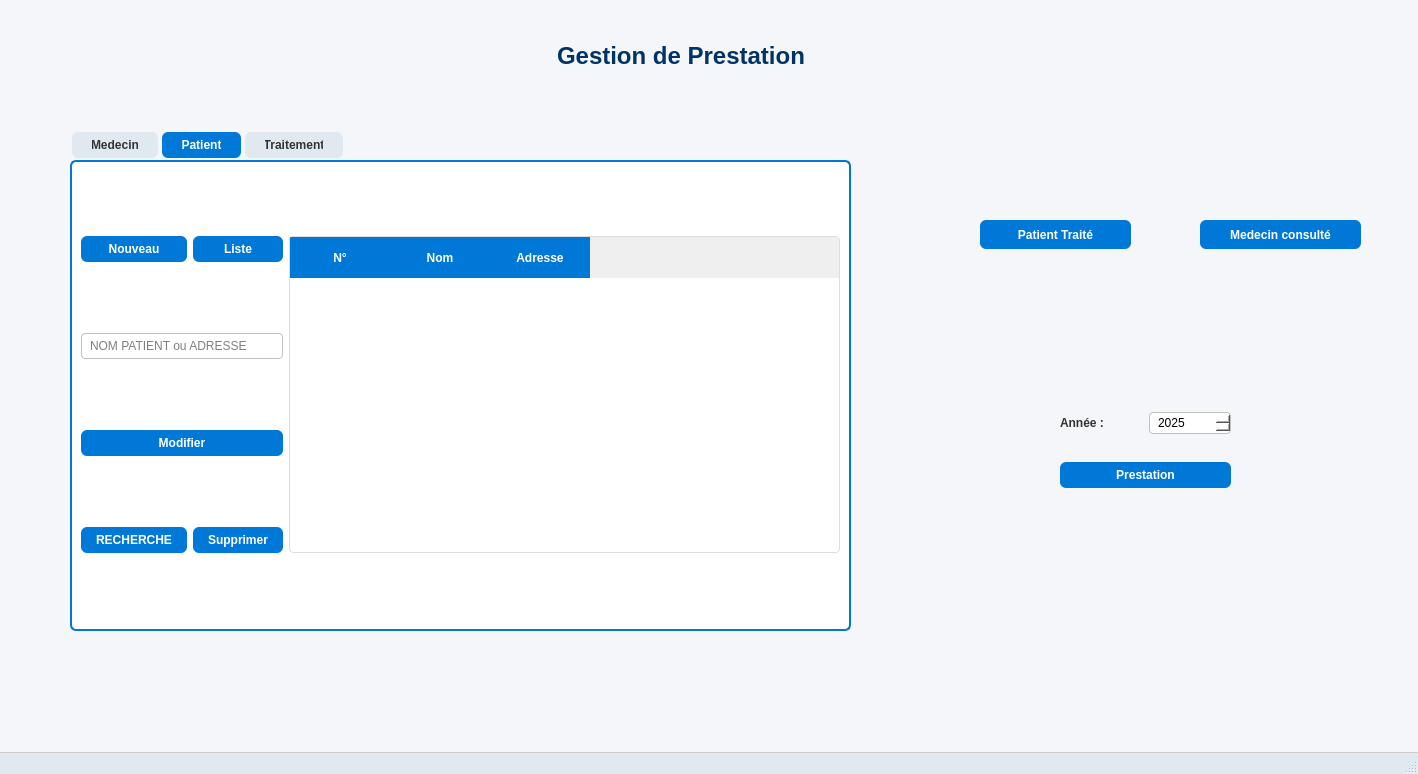
<?xml version="1.0" encoding="UTF-8"?>
<ui version="4.0">
 <class>MainWindow</class>
 <widget class="QMainWindow" name="MainWindow">
  <property name="geometry">
   <rect>
    <x>0</x>
    <y>0</y>
    <width>1418</width>
    <height>774</height>
   </rect>
  </property>
  <property name="minimumSize">
   <size>
    <width>1418</width>
    <height>774</height>
   </size>
  </property>
  <property name="maximumSize">
   <size>
    <width>1418</width>
    <height>774</height>
   </size>
  </property>
  <property name="windowTitle">
   <string>MainWindow</string>
  </property>
  <property name="styleSheet">
   <string notr="true">/* ======== Fenêtre principale ======== */
QMainWindow {
    background-color: #f4f6f9;
    font-family: 'Segoe UI', sans-serif;
    font-size: 10pt;
}

QLabel#label {
    /* Couleur de texte foncée */
    color: #003366; 
    /* Taille et poids de police pour le titre */
    font-size: 24px;
    font-weight: bold;
    /* Aligner au centre */
    text-align: center;
    /* Marge supérieure pour l'espacement */
    margin-top: 10px;
}


/* ======== QTabWidget ======== */
QTabWidget::pane {
    border: 2px solid #0078d7;
    border-radius: 6px;
    background: white;
}

QTabBar::tab {
    background: #e1e9f0;
    color: #333;
    padding: 6px 20px;
    margin: 2px;
    border-radius: 6px;
    font-weight: 500;
}

QTabBar::tab:selected {
    background: #0078d7;
    color: white;
}

QTabBar::tab:hover {
    background: #5aa3f1;
    color: white;
}

/* ======== QPushButton ======== */
QPushButton {
    background-color: #0078d7;
    color: white;
    border-radius: 6px;
    padding: 6px 15px;
    border: none;
    font-weight: 500;
}

QPushButton:hover {
    background-color: #1591ff;
}

QPushButton:pressed {
    background-color: #005a9e;
}

QPushButton:disabled {
    background-color: #cccccc;
    color: #666666;
}

/* ======== QLineEdit ======== */
QLineEdit {
    background-color: #ffffff;
    border: 1px solid #c0c0c0;
    border-radius: 4px;
    padding: 4px 6px;
}

QLineEdit:focus {
    border: 1px solid #0078d7;
    background-color: #f0f8ff;
}

/* ======== QLabel ======== */
QLabel {
    color: #333333;
    font-weight: 500;
}

/* ======== QTableWidget ======== */
QTableWidget {
    background-color: #ffffff;
    gridline-color: #cccccc;
    border: 1px solid #dddddd;
    border-radius: 4px;
}

QHeaderView::section {
    background-color: #0078d7;
    color: white;
    padding: 6px;
    border: none;
    font-weight: bold;
}

QTableWidget::item:selected {
    background-color: #e0f0ff;
    color: #000000;
}

/* ======== QGroupBox ======== */
QGroupBox {
    border: 1px solid #0078d7;
    border-radius: 6px;
    margin-top: 10px;
    padding: 10px;
    font-weight: bold;
    color: #0078d7;
}

QGroupBox:title {
    subcontrol-origin: margin;
    left: 10px;
    padding: 0 4px;
}

/* ======== QComboBox ======== */
QComboBox {
    background-color: white;
    border: 1px solid #c0c0c0;
    border-radius: 4px;
    padding: 4px 6px;
}

QComboBox:hover {
    border: 1px solid #0078d7;
}

QComboBox QAbstractItemView {
    background-color: white;
    border: 1px solid #0078d7;
    selection-background-color: #0078d7;
    selection-color: white;
}

/* ======== QSpinBox ======== */
QSpinBox {
    background-color: white;
    border: 1px solid #c0c0c0;
    border-radius: 4px;
    padding: 2px 6px;
}

QSpinBox:focus {
    border: 1px solid #0078d7;
    background-color: #f0f8ff;
}

/* ======== QScrollArea ======== */
QScrollArea {
    background: transparent;
    border: none;
}

/* ======== QStatusBar ======== */
QStatusBar {
    background: #e1e9f0;
    color: #333;
    border-top: 1px solid #cccccc;
}
</string>
  </property>
  <widget class="QWidget" name="centralwidget">
   <widget class="QTabWidget" name="tabWidget">
    <property name="geometry">
     <rect>
      <x>70</x>
      <y>130</y>
      <width>781</width>
      <height>501</height>
     </rect>
    </property>
    <property name="currentIndex">
     <number>1</number>
    </property>
    <widget class="QWidget" name="tab_4">
     <attribute name="title">
      <string>Medecin</string>
     </attribute>
     <layout class="QGridLayout" name="gridLayout_2">
      <item row="0" column="0">
       <widget class="QPushButton" name="pushButton_4">
        <property name="text">
         <string>Nouveau</string>
        </property>
       </widget>
      </item>
      <item row="0" column="1">
       <widget class="QPushButton" name="pushButton_5">
        <property name="text">
         <string>Liste</string>
        </property>
       </widget>
      </item>
      <item row="0" column="2" rowspan="4">
       <widget class="QTableWidget" name="affichelistmedecin">
        <column>
         <property name="text">
          <string>N°</string>
         </property>
         <property name="font">
          <font>
           <pointsize>16</pointsize>
           <weight>75</weight>
           <bold>true</bold>
          </font>
         </property>
        </column>
        <column>
         <property name="text">
          <string>Nom</string>
         </property>
         <property name="font">
          <font>
           <pointsize>16</pointsize>
           <weight>75</weight>
           <bold>true</bold>
          </font>
         </property>
        </column>
        <column>
         <property name="text">
          <string>Taux</string>
         </property>
         <property name="font">
          <font>
           <pointsize>16</pointsize>
           <weight>75</weight>
           <bold>true</bold>
          </font>
         </property>
        </column>
       </widget>
      </item>
      <item row="1" column="0" colspan="2">
       <widget class="QLineEdit" name="recherchemedecin">
        <property name="placeholderText">
         <string>N° MEDECIN </string>
        </property>
       </widget>
      </item>
      <item row="2" column="0" colspan="2">
       <widget class="QPushButton" name="modifMedButon">
        <property name="text">
         <string>Modifier</string>
        </property>
       </widget>
      </item>
      <item row="3" column="0">
       <widget class="QPushButton" name="btnrecherchemed">
        <property name="text">
         <string>RECHERCHE</string>
        </property>
       </widget>
      </item>
      <item row="3" column="1">
       <widget class="QPushButton" name="supprMed">
        <property name="text">
         <string>Supprimer</string>
        </property>
       </widget>
      </item>
     </layout>
    </widget>
    <widget class="QWidget" name="tab_5">
     <attribute name="title">
      <string>Patient</string>
     </attribute>
     <layout class="QGridLayout" name="gridLayout_3">
      <item row="0" column="0">
       <widget class="QPushButton" name="pushButton_15">
        <property name="text">
         <string>Nouveau</string>
        </property>
       </widget>
      </item>
      <item row="0" column="1">
       <widget class="QPushButton" name="pushButton_14">
        <property name="text">
         <string>Liste</string>
        </property>
       </widget>
      </item>
      <item row="0" column="2" rowspan="4">
       <widget class="QTableWidget" name="affichelistpatient">
        <column>
         <property name="text">
          <string>N°</string>
         </property>
         <property name="font">
          <font>
           <pointsize>16</pointsize>
           <weight>75</weight>
           <bold>true</bold>
          </font>
         </property>
        </column>
        <column>
         <property name="text">
          <string>Nom</string>
         </property>
         <property name="font">
          <font>
           <pointsize>16</pointsize>
           <weight>75</weight>
           <bold>true</bold>
          </font>
         </property>
        </column>
        <column>
         <property name="text">
          <string>Adresse</string>
         </property>
         <property name="font">
          <font>
           <pointsize>16</pointsize>
           <weight>75</weight>
           <bold>true</bold>
          </font>
         </property>
        </column>
       </widget>
      </item>
      <item row="1" column="0" colspan="2">
       <widget class="QLineEdit" name="recherchepatient">
        <property name="cursor">
         <cursorShape>IBeamCursor</cursorShape>
        </property>
        <property name="accessibleName">
         <string/>
        </property>
        <property name="accessibleDescription">
         <string/>
        </property>
        <property name="text">
         <string/>
        </property>
        <property name="placeholderText">
         <string>NOM PATIENT ou ADRESSE</string>
        </property>
        <property name="clearButtonEnabled">
         <bool>false</bool>
        </property>
       </widget>
      </item>
      <item row="2" column="0" colspan="2">
       <widget class="QPushButton" name="modifPatButton">
        <property name="text">
         <string>Modifier</string>
        </property>
       </widget>
      </item>
      <item row="3" column="0">
       <widget class="QPushButton" name="btnrecherchepat">
        <property name="text">
         <string>RECHERCHE</string>
        </property>
       </widget>
      </item>
      <item row="3" column="1">
       <widget class="QPushButton" name="supprPat">
        <property name="text">
         <string>Supprimer</string>
        </property>
       </widget>
      </item>
     </layout>
    </widget>
    <widget class="QWidget" name="tab_6">
     <attribute name="title">
      <string>Traitement</string>
     </attribute>
     <layout class="QGridLayout" name="gridLayout_4">
      <item row="0" column="0">
       <widget class="QPushButton" name="pushButton_16">
        <property name="text">
         <string>Nouveau</string>
        </property>
       </widget>
      </item>
      <item row="3" column="0">
       <widget class="QPushButton" name="btnrecherchetrait">
        <property name="text">
         <string>RECHERCHE</string>
        </property>
       </widget>
      </item>
      <item row="3" column="1">
       <widget class="QPushButton" name="supprTrait">
        <property name="text">
         <string>Supprimer</string>
        </property>
       </widget>
      </item>
      <item row="0" column="1">
       <widget class="QPushButton" name="pushButton_17">
        <property name="text">
         <string>Liste</string>
        </property>
       </widget>
      </item>
      <item row="2" column="0" colspan="2">
       <widget class="QPushButton" name="modifTraitButton">
        <property name="text">
         <string>Modifier</string>
        </property>
       </widget>
      </item>
      <item row="1" column="0" colspan="2">
       <widget class="QLineEdit" name="recherchetraitement">
        <property name="cursor">
         <cursorShape>IBeamCursor</cursorShape>
        </property>
        <property name="accessibleName">
         <string/>
        </property>
        <property name="accessibleDescription">
         <string/>
        </property>
        <property name="placeholderText">
         <string>N°TRAITEMENT</string>
        </property>
        <property name="clearButtonEnabled">
         <bool>false</bool>
        </property>
       </widget>
      </item>
      <item row="0" column="2" rowspan="4">
       <widget class="QScrollArea" name="scrollArea_3">
        <property name="widgetResizable">
         <bool>true</bool>
        </property>
        <widget class="QWidget" name="scrollAreaWidgetContents_3">
         <property name="geometry">
          <rect>
           <x>0</x>
           <y>0</y>
           <width>521</width>
           <height>320</height>
          </rect>
         </property>
         <layout class="QGridLayout" name="gridLayout_5">
          <item row="0" column="0">
           <widget class="QTableWidget" name="affichelisttraitement">
            <property name="autoFillBackground">
             <bool>false</bool>
            </property>
            <property name="showGrid">
             <bool>true</bool>
            </property>
            <property name="gridStyle">
             <enum>Qt::DotLine</enum>
            </property>
            <column>
             <property name="text">
              <string>N°</string>
             </property>
             <property name="font">
              <font>
               <pointsize>12</pointsize>
               <weight>50</weight>
               <bold>false</bold>
              </font>
             </property>
            </column>
            <column>
             <property name="text">
              <string>N° Med</string>
             </property>
             <property name="font">
              <font>
               <pointsize>12</pointsize>
               <weight>50</weight>
               <bold>false</bold>
              </font>
             </property>
            </column>
            <column>
             <property name="text">
              <string>N° Pat</string>
             </property>
             <property name="font">
              <font>
               <pointsize>12</pointsize>
               <weight>50</weight>
               <bold>false</bold>
              </font>
             </property>
            </column>
            <column>
             <property name="text">
              <string>nb Jours</string>
             </property>
             <property name="font">
              <font>
               <pointsize>12</pointsize>
               <weight>50</weight>
               <bold>false</bold>
              </font>
             </property>
            </column>
            <column>
             <property name="text">
              <string>Date</string>
             </property>
             <property name="font">
              <font>
               <pointsize>12</pointsize>
               <weight>50</weight>
               <bold>false</bold>
              </font>
             </property>
            </column>
           </widget>
          </item>
         </layout>
        </widget>
       </widget>
      </item>
     </layout>
    </widget>
   </widget>
   <widget class="QPushButton" name="butonPatTrait">
    <property name="geometry">
     <rect>
      <x>980</x>
      <y>220</y>
      <width>151</width>
      <height>29</height>
     </rect>
    </property>
    <property name="text">
     <string>Patient Traité</string>
    </property>
   </widget>
   <widget class="QPushButton" name="butonMedCons">
    <property name="geometry">
     <rect>
      <x>1200</x>
      <y>220</y>
      <width>161</width>
      <height>29</height>
     </rect>
    </property>
    <property name="text">
     <string>Medecin consulté</string>
    </property>
   </widget>
   <widget class="QLabel" name="label">
    <property name="geometry">
     <rect>
      <x>551</x>
      <y>30</y>
      <width>341</width>
      <height>41</height>
     </rect>
    </property>
    <property name="text">
     <string>Gestion de Prestation </string>
    </property>
   </widget>
   <widget class="QWidget" name="layoutWidget">
    <property name="geometry">
     <rect>
      <x>1060</x>
      <y>390</y>
      <width>171</width>
      <height>121</height>
     </rect>
    </property>
    <layout class="QGridLayout" name="gridLayout">
     <item row="0" column="0">
      <widget class="QLabel" name="label_3">
       <property name="text">
        <string>Année :</string>
       </property>
      </widget>
     </item>
     <item row="0" column="1">
      <widget class="QSpinBox" name="annebox">
       <property name="maximum">
        <number>2026</number>
       </property>
       <property name="singleStep">
        <number>1</number>
       </property>
       <property name="value">
        <number>2025</number>
       </property>
      </widget>
     </item>
     <item row="1" column="0" colspan="2">
      <widget class="QPushButton" name="pushButton_7">
       <property name="text">
        <string>Prestation</string>
       </property>
      </widget>
     </item>
    </layout>
   </widget>
  </widget>
  <widget class="QMenuBar" name="menubar">
   <property name="geometry">
    <rect>
     <x>0</x>
     <y>0</y>
     <width>1418</width>
     <height>22</height>
    </rect>
   </property>
  </widget>
  <widget class="QStatusBar" name="statusbar"/>
 </widget>
 <resources/>
 <connections/>
</ui>
